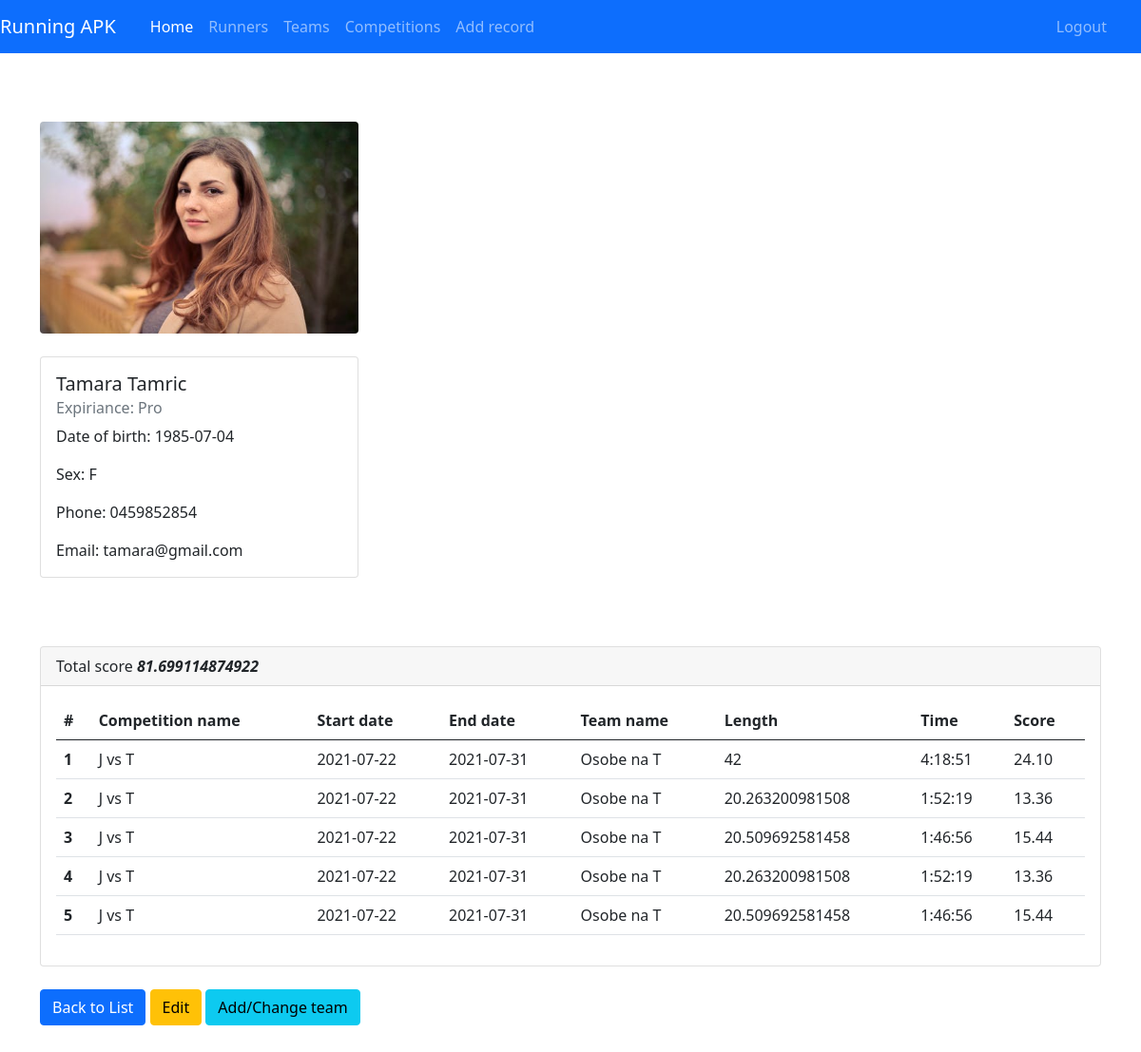
The page /viewoneperson.php?id=76 (signed in) on the database its author committed.
### tables this page shows
CREATE TABLE `persons` (
  `person_id` int(11) NOT NULL,
  `firstname` varchar(100) NOT NULL,
  `lastname` varchar(100) NOT NULL,
  `dateofbirth` date NOT NULL,
  `emailaddress` varchar(100) NOT NULL,
  `contactnumber` varchar(15) NOT NULL,
  `speciality_id` int(11) DEFAULT NULL,
  `avatar_path` varchar(200) DEFAULT NULL,
  `password` varchar(50) NOT NULL,
  `team_id` int(11) DEFAULT NULL,
  `sex` varchar(1) NOT NULL
);

CREATE TABLE `specialties` (
  `specialty_id` int(11) NOT NULL,
  `name_specialty` varchar(50) NOT NULL
);

CREATE TABLE `records` (
  `id` int(11) NOT NULL,
  `person_id` int(11) NOT NULL,
  `participation_id` int(11) NOT NULL,
  `score` double NOT NULL,
  `hour` int(11) NOT NULL,
  `min` int(11) NOT NULL,
  `sec` int(11) NOT NULL,
  `length` double NOT NULL,
  `nagib` double NOT NULL
);

CREATE TABLE `competition` (
  `id` int(11) NOT NULL,
  `name` varchar(70) NOT NULL,
  `startdate` date NOT NULL,
  `enddate` date NOT NULL,
  `numperteam` int(11) NOT NULL,
  `numbest` int(11) NOT NULL,
  `distance` int(11) NOT NULL,
  `admin_id` int(11) NOT NULL,
  `typect_id` int(11) NOT NULL
);

CREATE TABLE `team` (
  `team_id` int(11) NOT NULL,
  `name` varchar(70) NOT NULL,
  `parentteam_id` int(11) DEFAULT NULL
);

### db/crud.php (called while the page is built, shortened)
<?php
class crud
{
    private $db;
    function __construct($conn)
    {
        $this->db = $conn;
    }
    public function getOnePersonDetails($id)
    {
        try
        {
            $sql=  "SELECT * FROM `persons` a inner join specialties s on a.speciality_id = s.specialty_id where person_id= :id";
            $stmt= $this->db->prepare($sql);
            $stmt-> bindparam (':id',$id);
            $stmt->execute();
            $result=$stmt->fetch();
            return $result;
        }
        catch (PDOException $e)
        {
            echo '   usao u catch delete ';
            echo $e->getMessage();
            return false;
        }
    }
}
?>

### db/conn.php (called while the page is built, shortened)
<?php
    $host = 'remotemysql.com';
    $db ='M7UijrD2Si';
    $user = 'M7UijrD2Si';
    $pass = 'a7SsbYzcyv';
    $charset = 'utf8mb4';
    $dsn = "mysql:host=$host;dbname=$db;charset=$charset";
    try{
        $pdo=new PDO($dsn, $user, $pass);
        $pdo->setAttribute(PDO::ATTR_ERRMODE, PDO::ERRMODE_EXCEPTION);
    }
    catch(PDOException $e){
       echo "Greska u conn.php";
        throw new PDOException($e->getMessage());
    }
    require_once 'crud.php';
    require_once 'records.php';
    $crudDB = new crud($pdo);
    $recordDB = new record($pdo);
?>

### db/records.php (called while the page is built, shortened)
<?php
    class Record{
        private $db;
        function __construct($conn)
        {
            $this->db = $conn;
        }
        public function getRecordForPerson($id)
        {
            try
            {
                $sql=  "SELECT rc.*,tm.name as teamname ,ct.name as competitionname,ct.* FROM `records` rc
                left join  participation pt on rc.participation_id=pt.id
                left join team tm on pt.team_id=tm.team_id
                left join competition ct on pt.competition_id=ct.id
                where rc.person_id=  :id
                order by ct.startdate";
                $stmt= $this->db->prepare($sql);
                $stmt-> bindparam (':id',$id);
                $stmt->execute();
                $result=$stmt->fetchAll();
                return $result;
            }
            catch (PDOException $e)
            {
                echo '   usao u catch getRecordForPerson ';
                echo $e->getMessage();
                return false;
            }
        }
    }
?>

### viewoneperson.php (the view, shortened to what this page needs)
<?php
    require_once 'includes/header.php';
    require_once 'db/conn.php';
    if(!isset($_GET['id']))
    {
       include 'includes/errormessage.php';
       header("Location: viewallpeople.php");
    }
    else
    {
        $id=$_GET['id'];
        $result=$crudDB->getOnePersonDetails($id);
        $recordsStatistic=$recordDB->getRecordForPerson($id);
        $totalScore=0;
        foreach($recordsStatistic as $rcd)
        {
            $totalScore+=(float)$rcd['score'];
        }
?>
<br><br>
<img src="<?php echo empty($result['avatar_path']) ? "uploads/defaultProfile.png" :$result['avatar_path']; ?>" class="rounded" style="width: 30%; height: 30%" />
<br><br>
<div class="card" style="width: 30%;">
  <div class="card-body">
    <h5 class="card-title">
        <?php  echo $result['firstname'] . ' '. $result['lastname'];?>
    </h5>
    <h6 class="card-subtitle mb-2 text-muted">
    Expiriance: <?php echo $result['name_specialty'];?>
    </h6>
    <p class="card-text">
       Date of birth: <?php echo $result['dateofbirth']; ?>
    </p>
    <p class="card-text">
       Sex: <?php echo $result['sex']; ?>
    </p>
    <p class="card-text">
       Phone: <?php echo $result['contactnumber']; ?>
    </p>
    <p class="card-text">
       Email: <?php echo $result['emailaddress']; ?>
    </p>
    </div>
 </div>
<br>
<br>
<br>
 <div class="card" style="width: 100%;">
 <div class="card-header">
    Total score <b><i> <?php echo $totalScore ?></i></b>
  </div>
  <div class="card-body">
    <?php if(!empty($recordsStatistic)) {?>
        <table class="table">
        <thead>
            <tr>
                <th>#</th>
                <th scope="col">Competition name</th>
                <th scope="col">Start date</th>
                <th scope="col">End date</th>
                <th scope="col">Team name </th>
                <th scope="col">Length</th>
                <th scope="col">Time</th>
                <th scope="col">Score</th>
            </tr>
        </thead>
        <tbody>
            <?php  $counter=0; foreach($recordsStatistic as $rcdSt){ $counter+=1;  ?>
                <tr>
                    <th scope="row"><?php echo $counter  ?></th>
                    <td><?php echo $rcdSt['competitionname']  ?></td>
                    <td><?php echo $rcdSt['startdate']  ?></td>
                    <td><?php echo $rcdSt['enddate']  ?></td>
                    <td><?php echo $rcdSt['teamname']  ?></td>
                    <td><?php echo $rcdSt['length']  ?></td>
                    <td><?php echo $rcdSt['hour'].":".$rcdSt['min'].":".$rcdSt['sec']  ?></td>
                    <td><?php echo number_format((float)$rcdSt['score'], 2, '.', '') ?></td>
                </tr>
            <?php }  ?>
        </tbody>
        </table>
    <?php } ?>
  </div>
 </div>
    <br>
    <a href="viewallpeople.php"  class="btn btn-primary">Back to List </a>
    <?php if(isset($_SESSION['userid'])){?>
    <?php  if($_SESSION['permission']=='admin'){                 ?>
    <a href="editoneperson.php?id=<?php echo $result['person_id']  ?>" class="btn btn-warning">Edit </a>
    <a  onclick="return confirm('Are you sure you want to delete this record?');"
        href="deleteoneperson.php?id=<?php echo $result['person_id']  ?>" class="btn btn-danger">Delete</a>
    <a href="addmemberinteam.php?id=<?php echo $result['person_id']  ?>?idTeam=<?php echo $result['team_id']  ?>"
        class="btn btn-info">Add/Change team </a>
    <?php } else if($_SESSION['permission']=='runner' && $_SESSION['userid']==$result['person_id'] ) {?>
    <a href="editoneperson.php?id=<?php echo $result['person_id']  ?>" class="btn btn-warning">Edit </a>
    <a href="addmemberinteam.php?id=<?php echo $result['person_id']  ?>?idTeam=<?php echo $result['team_id']  ?>"
        class="btn btn-info">Add/Change team </a>
    <?php } }?>
<?php } ?>
<br>
<br>
<br>
<br>
<br>
<?php require_once 'includes/footer.php' ?>

### includes/header.php (shortened to what this page needs)
<!doctype html>
<html lang="en">
  <head>
    <link href="https://cdn.jsdelivr.net/npm/bootstrap@5.0.0-beta3/dist/css/bootstrap.min.css" rel="stylesheet">
    <link rel="stylesheet" href="//code.jquery.com/ui/1.12.1/themes/base/jquery-ui.css">
    <link rel="stylesheet" href="css/site.css" />
  </head>
  <body>
  <nav class="navbar navbar-expand-lg navbar-dark bg-primary">
    <a class="navbar-brand" href="index.php">Running APK </a>
    <div class="collapse navbar-collapse container" id="navbarNavAltMarkup">
      <div class="navbar-nav mr-auto">
        <a class="nav-item nav-link active" href="index.php">Home <span class="sr-only"></span></a>
         <a class="nav-item nav-link " href="viewallpeople.php">Runners</a>
        <a class="nav-item nav-link " href="viewallteams.php">Teams <span class="sr-only"></span></a>
        <a class="nav-item nav-link " href="viewallct.php">Competitions <span class="sr-only"></span></a>
        <?php
          if(isset($_SESSION['userid']) && $_SESSION['permission']=='runner'){
        ?>
        <a class="nav-item nav-link " href="addrecord.php">Add record <span class="sr-only"></span></a>
        <?php
           }
        ?>
      </div>
      <div class="navbar-nav mr-auto">
        <?php
            if(!isset($_SESSION['userid']))
            {
        ?>
        <a class="nav-item nav-link " href="login.php">Login <span class="sr-only"></span></a>
        <?php
            }
            else{
        ?>
        <a class="nav-item nav-link " href="logout.php">Logout <span class="sr-only"></span></a>
        <?php
              if( $_SESSION['permission']=='admin'){
        ?>
        <a class="nav-item nav-link " href="#"><span> Hello  <?php echo $_SESSION['username'] ?>! </span> </a>
        <?php }
              else {
         ?>
        <a class="nav-item nav-link " href="#"><span> </span> </a>
         <?php
              }
            }
         ?>
      </div>
    </div>
</nav>
    <div class="container">

### includes/footer.php (shortened to what this page needs)
    </div>
  </body>
</html>

### rows shown on the page
persons: avatar_path (picture), firstname "Tamara", lastname "Tamric", speciality.name_specialty "Pro", dateofbirth "1985-07-04", sex "F", contactnumber "0459852854", emailaddress "tamara@gmail.com"
records: competition.name "J vs T", competition.startdate "2021-07-22", competition.enddate "2021-07-31", team.name "Osobe na T", length "42", hour "4", min "18", sec "51", score "24.10"
records: competition.name "J vs T", competition.startdate "2021-07-22", competition.enddate "2021-07-31", team.name "Osobe na T", length "20.263200981508", hour "1", min "52", sec "19", score "13.36"
records: competition.name "J vs T", competition.startdate "2021-07-22", competition.enddate "2021-07-31", team.name "Osobe na T", length "20.509692581458", hour "1", min "46", sec "56", score "15.44"
records: competition.name "J vs T", competition.startdate "2021-07-22", competition.enddate "2021-07-31", team.name "Osobe na T", length "20.263200981508", hour "1", min "52", sec "19", score "13.36"
records: competition.name "J vs T", competition.startdate "2021-07-22", competition.enddate "2021-07-31", team.name "Osobe na T", length "20.509692581458", hour "1", min "46", sec "56", score "15.44"

### other values the page prints
$totalScore "81.699114874922"
